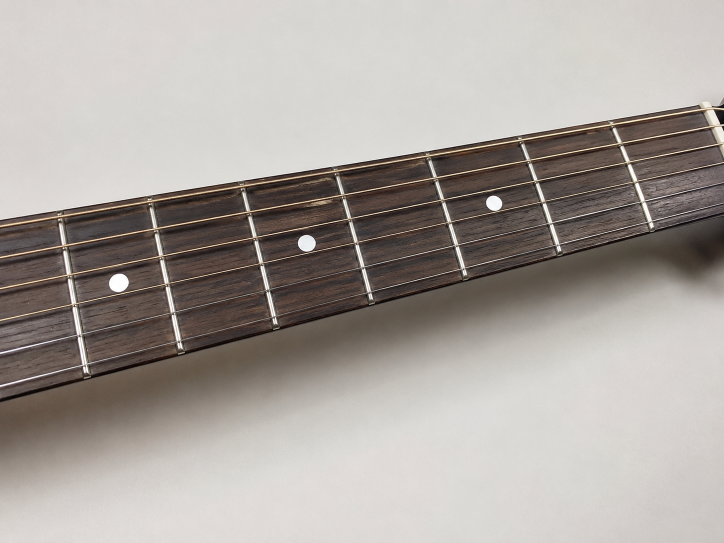
#> input picture sample_imagesfretboard.jpg.png, 1448 x 1086 px (shown at 1/2 size)
$ python -i fretboard_marker_detector.py   (imports and definitions only)
#> lines starting #> are read from the running program, lines starting #| are printed output that depends on the picture; after the words box and inside, x2 and y2 are one past the last pixel; in counts of white or black regions, pixels touching at a corner belong together
#> further down, picture is the input picture: shape (1086, 1448, 3); mean B, G, R 157.2, 162.3, 168.8
from __future__ import annotations

from dataclasses import dataclass
from math import hypot

import cv2
import numpy as np


@dataclass(frozen=True)
class ColorRange:
    name: str
    hsv_ranges: tuple[tuple[tuple[int, int, int], tuple[int, int, int]], ...]
    draw_color_bgr: tuple[int, int, int]


@dataclass(frozen=True)
class BlockMarkerSpec:
    color_name: str
    block_name: str
    start_fret: int
    visible_frets: int = 4


@dataclass(frozen=True)
class MarkerDetection:
    color_name: str
    center: tuple[int, int]
    area: float
    bounding_box: tuple[int, int, int, int]
    confidence: float


@dataclass(frozen=True)
class FretboardBlockDetection:
    block_name: str
    start_fret: int
    visible_frets: int
    marker_color: str
    confidence: float
    marker: MarkerDetection
    markers: tuple[MarkerDetection, ...]
    block_rect: tuple[int, int, int, int]
    hand_marker: MarkerDetection | None = None
    hand_markers: tuple[MarkerDetection, ...] = ()


COLOR_RANGES: dict[str, ColorRange] = {
    "blue": ColorRange(
        name="blue",
        hsv_ranges=(((85, 45, 35), (140, 255, 255)),),
        draw_color_bgr=(255, 120, 20),
    ),
    "yellow": ColorRange(
        name="yellow",
        hsv_ranges=(((18, 70, 70), (42, 255, 255)),),
        draw_color_bgr=(0, 220, 255),
    ),
    "white": ColorRange(
        name="white",
        hsv_ranges=(((0, 0, 150), (179, 70, 255)),),
        draw_color_bgr=(235, 235, 235),
    ),
    "red": ColorRange(
        name="red",
        hsv_ranges=(
            ((0, 80, 50), (10, 255, 255)),
            ((170, 80, 50), (179, 255, 255)),
        ),
        draw_color_bgr=(0, 0, 255),
    ),
    "green": ColorRange(
        name="green",
        hsv_ranges=(((45, 60, 45), (85, 255, 255)),),
        draw_color_bgr=(0, 210, 80),
    ),
    "pink": ColorRange(
        name="pink",
        hsv_ranges=(((128, 40, 55), (179, 255, 255)),),
        draw_color_bgr=(210, 60, 255),
    ),
    "purple": ColorRange(
        name="purple",
        hsv_ranges=(((125, 45, 45), (152, 255, 255)),),
        draw_color_bgr=(170, 60, 210),
    ),
    "cyan": ColorRange(
        name="cyan",
        hsv_ranges=(((78, 45, 55), (98, 255, 255)),),
        draw_color_bgr=(255, 220, 40),
    ),
    "orange": ColorRange(
        name="orange",
        hsv_ranges=(((8, 80, 70), (22, 255, 255)),),
        draw_color_bgr=(0, 150, 255),
    ),
}

DEFAULT_BLOCK_MARKERS: tuple[BlockMarkerSpec, ...] = (
    BlockMarkerSpec(color_name="blue", block_name="1-4F", start_fret=1),
    BlockMarkerSpec(color_name="yellow", block_name="5-8F", start_fret=5),
    BlockMarkerSpec(color_name="pink", block_name="9-12F", start_fret=9),
)


# [15 lines left out: function parse_roi, not called in this run]


def clamp_roi(frame, roi: tuple[int, int, int, int] | None):
    if roi is None:
        return None

    frame_height, frame_width = frame.shape[:2]
    x, y, width, height = roi
    left = max(0, min(frame_width - 1, x))
    top = max(0, min(frame_height - 1, y))
    right = max(left + 1, min(frame_width, x + width))
    bottom = max(top + 1, min(frame_height, y + height))
    return left, top, right - left, bottom - top


def polygon_to_roi(
    polygon: tuple[tuple[int, int], ...] | list[tuple[int, int]] | None,
) -> tuple[int, int, int, int] | None:
    if not polygon:
        return None

    left = min(point[0] for point in polygon)
    top = min(point[1] for point in polygon)
    right = max(point[0] for point in polygon)
    bottom = max(point[1] for point in polygon)
    return left, top, right - left, bottom - top


def crop_frame_to_roi(
    frame,
    roi: tuple[int, int, int, int] | None,
    roi_polygon: tuple[tuple[int, int], ...] | list[tuple[int, int]] | None = None,
):
    clamped_roi = clamp_roi(frame, polygon_to_roi(roi_polygon) or roi)

    if clamped_roi is None:
        return frame, (0, 0), None, None

    x, y, width, height = clamped_roi
    mask = None

    if roi_polygon:
        shifted_points = np.array(
            [[point[0] - x, point[1] - y] for point in roi_polygon],
            dtype=np.int32,
        )
        mask = np.zeros((height, width), dtype=np.uint8)
        cv2.fillPoly(mask, [shifted_points], 255)

    return frame[y : y + height, x : x + width], (x, y), clamped_roi, mask


# [13 lines left out: function offset_marker_detection, not called in this run]


def make_color_mask(
    hsv_frame,
    color_range: ColorRange,
    kernel_size: int = 5,
):
    mask = np.zeros(hsv_frame.shape[:2], dtype=np.uint8)

    for lower, upper in color_range.hsv_ranges:
        mask = cv2.bitwise_or(
            mask,
            cv2.inRange(
                hsv_frame,
                np.array(lower, dtype=np.uint8),
                np.array(upper, dtype=np.uint8),
            ),
        )

    kernel = np.ones((kernel_size, kernel_size), dtype=np.uint8)
    mask = cv2.morphologyEx(mask, cv2.MORPH_OPEN, kernel)
    mask = cv2.morphologyEx(mask, cv2.MORPH_CLOSE, kernel)
    return mask


# [10 lines left out: function contour_confidence, not called in this run]


def detect_markers_for_color(
    frame,
    color_name: str,
    min_area: float = 80.0,
    roi: tuple[int, int, int, int] | None = None,
    roi_polygon: tuple[tuple[int, int], ...] | list[tuple[int, int]] | None = None,
) -> list[MarkerDetection]:
#> called with color_name = 'blue', min_area = 80
    if color_name not in COLOR_RANGES:
        raise ValueError(f"Unknown marker color: {color_name}")

    detection_frame, offset, _, roi_mask = crop_frame_to_roi(
        frame,
        roi=roi,
        roi_polygon=roi_polygon,
    )
#> offset = (0, 0)
    hsv_frame = cv2.cvtColor(detection_frame, cv2.COLOR_BGR2HSV)
#> hsv_frame: shape (1086, 1448, 3); mean H, S, V 16.5, 26.2, 168.8
    mask = make_color_mask(hsv_frame, COLOR_RANGES[color_name])
#> the loop in make_color_mask, `for lower, upper in color_range.hsv_ranges:` made 1 pass
#> pass 1, in make_color_mask, `mask = cv2.bitwise_or( mask, cv2.inRange( hsv_frame, np.array(lower, d..`:
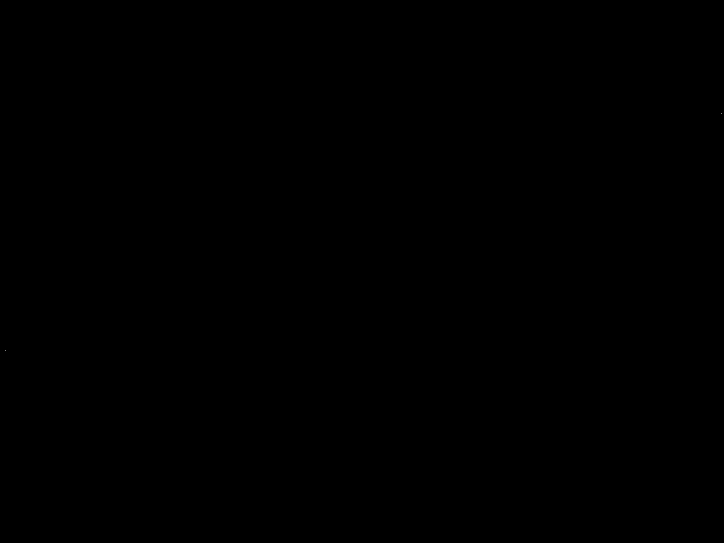
#> mask: shape (1086, 1448) (shown at 1/2 size); 0% white in thin lines or dots, all inside (x1, y1, x2, y2) = (11, 226, 1443, 702)
#> in make_color_mask, `mask = cv2.morphologyEx(mask, cv2.MORPH_OPEN, kernel)`: mask: shape (1086, 1448); every value is 0

    if roi_mask is not None:
        mask = cv2.bitwise_and(mask, roi_mask)

    contours, _ = cv2.findContours(mask, cv2.RETR_EXTERNAL, cv2.CHAIN_APPROX_SIMPLE)
#> contours = []
    frame_area = detection_frame.shape[0] * detection_frame.shape[1]
#> frame_area = 1572528
    detections: list[MarkerDetection] = []

    for contour in contours:
        area = float(cv2.contourArea(contour))

        if area < min_area:
            continue

        moments = cv2.moments(contour)

        if moments["m00"] == 0:
            continue

        center = (
            int(moments["m10"] / moments["m00"]),
            int(moments["m01"] / moments["m00"]),
        )
        x, y, width, height = cv2.boundingRect(contour)
        detection = MarkerDetection(
            color_name=color_name,
            center=center,
            area=area,
            bounding_box=(x, y, width, height),
            confidence=contour_confidence(contour, frame_area),
        )
        detections.append(
            offset_marker_detection(detection, offset)
            if offset != (0, 0)
            else detection
        )
#> this loop made 0 passes
#> after the loop, detections = []

    return sorted(detections, key=lambda item: item.confidence, reverse=True)


def detect_all_markers(
    frame,
    color_names: tuple[str, ...],
    min_area: float = 80.0,
    roi: tuple[int, int, int, int] | None = None,
    roi_polygon: tuple[tuple[int, int], ...] | list[tuple[int, int]] | None = None,
) -> dict[str, list[MarkerDetection]]:
    return {
        color_name: detect_markers_for_color(
            frame,
            color_name=color_name,
            min_area=min_area,
            roi=roi,
            roi_polygon=roi_polygon,
        )
        for color_name in color_names
    }
#> the loop in make_color_mask (call 2), `for lower, upper in color_range.hsv_ranges:` made 1 pass
#> pass 1, in make_color_mask (call 2), `mask = cv2.bitwise_or( mask, cv2.inRange( hsv_frame, np.array(lower, d..`:
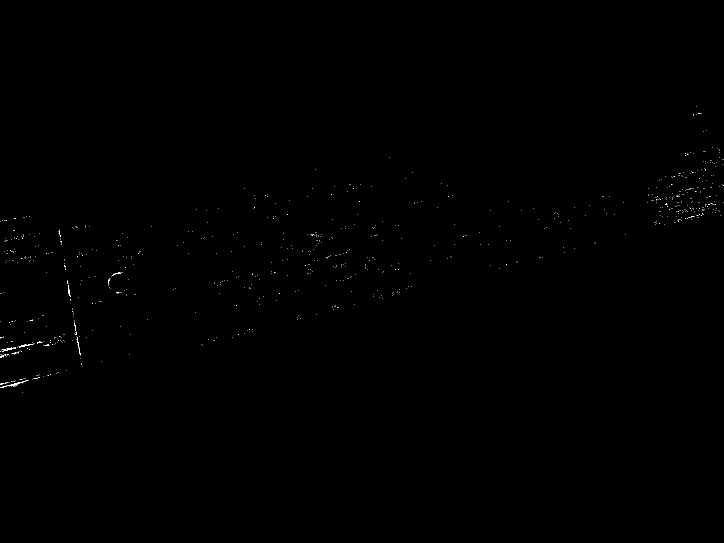
#> mask: shape (1086, 1448) (shown at 1/2 size); 0.1% white in thin lines or dots, all inside (x1, y1, x2, y2) = (0, 212, 1448, 786)


# [15 lines left out: function make_block_rect, not called in this run]


def choose_block_corner_markers(
    markers: list[MarkerDetection],
    required_corner_count: int = 4,
) -> tuple[MarkerDetection, ...] | None:
    if len(markers) < required_corner_count:
        return None

    ranked_markers = sorted(
        markers,
        key=lambda marker: (marker.confidence, marker.area),
        reverse=True,
    )
    return tuple(ranked_markers[:required_corner_count])


# [80 lines left out: functions get_marker_group_center, point_inside_rect, choose_block_by_hand_markers, not called in this run]


def detect_fretboard_block(
    frame,
    block_specs: tuple[BlockMarkerSpec, ...] = DEFAULT_BLOCK_MARKERS,
    hand_marker_color: str | None = None,
    required_hand_marker_count: int = 1,
    hand_marker_min_area: float | None = None,
    min_area: float = 80.0,
    roi: tuple[int, int, int, int] | None = None,
    roi_polygon: tuple[tuple[int, int], ...] | list[tuple[int, int]] | None = None,
    required_corner_count: int = 4,
    current_start_fret: int | None = None,
) -> FretboardBlockDetection | None:
    block_color_names = tuple(sorted({spec.color_name for spec in block_specs}))
    marker_map = detect_all_markers(
        frame,
        color_names=block_color_names,
        min_area=min_area,
        roi=roi,
        roi_polygon=roi_polygon,
    )
#> marker_map = {'blue': [], 'pink': [], 'yellow': []}

    if hand_marker_color is not None:
        marker_map[hand_marker_color] = detect_markers_for_color(
            frame,
            color_name=hand_marker_color,
            min_area=hand_marker_min_area if hand_marker_min_area is not None else min_area,
            roi=roi,
            roi_polygon=roi_polygon,
        )
    block_candidates: list[FretboardBlockDetection] = []

    for spec in block_specs:
        markers = marker_map.get(spec.color_name, [])

        corner_markers = choose_block_corner_markers(
            markers,
            required_corner_count=required_corner_count,
        )

        if corner_markers is None:
            continue

        primary_marker = corner_markers[0]
        confidence = float(
            sum(marker.confidence for marker in corner_markers)
            / len(corner_markers)
        )
        block_candidates.append(
            FretboardBlockDetection(
                block_name=spec.block_name,
                start_fret=spec.start_fret,
                visible_frets=spec.visible_frets,
                marker_color=spec.color_name,
                confidence=confidence,
                marker=primary_marker,
                markers=corner_markers,
                block_rect=make_block_rect(corner_markers),
            )
        )
#> after the loop, block_candidates = []

    if not block_candidates:
        return None

    if hand_marker_color is not None:
        hand_markers = tuple(marker_map.get(hand_marker_color, [])[:required_hand_marker_count])

        if len(hand_markers) >= required_hand_marker_count:
            return choose_block_by_hand_markers(
                block_candidates,
                hand_markers=hand_markers,
                frame_shape=frame.shape,
                current_start_fret=current_start_fret,
            )

    return max(block_candidates, key=lambda item: item.confidence)


# [154 lines left out: functions draw_marker_detection, draw_marker_roi, draw_marker_polygon, not called in this run]

>>> import cv2
>>> picture = cv2.imread('../sample_imagesfretboard.jpg.png')
>>> result = detect_fretboard_block(picture)
